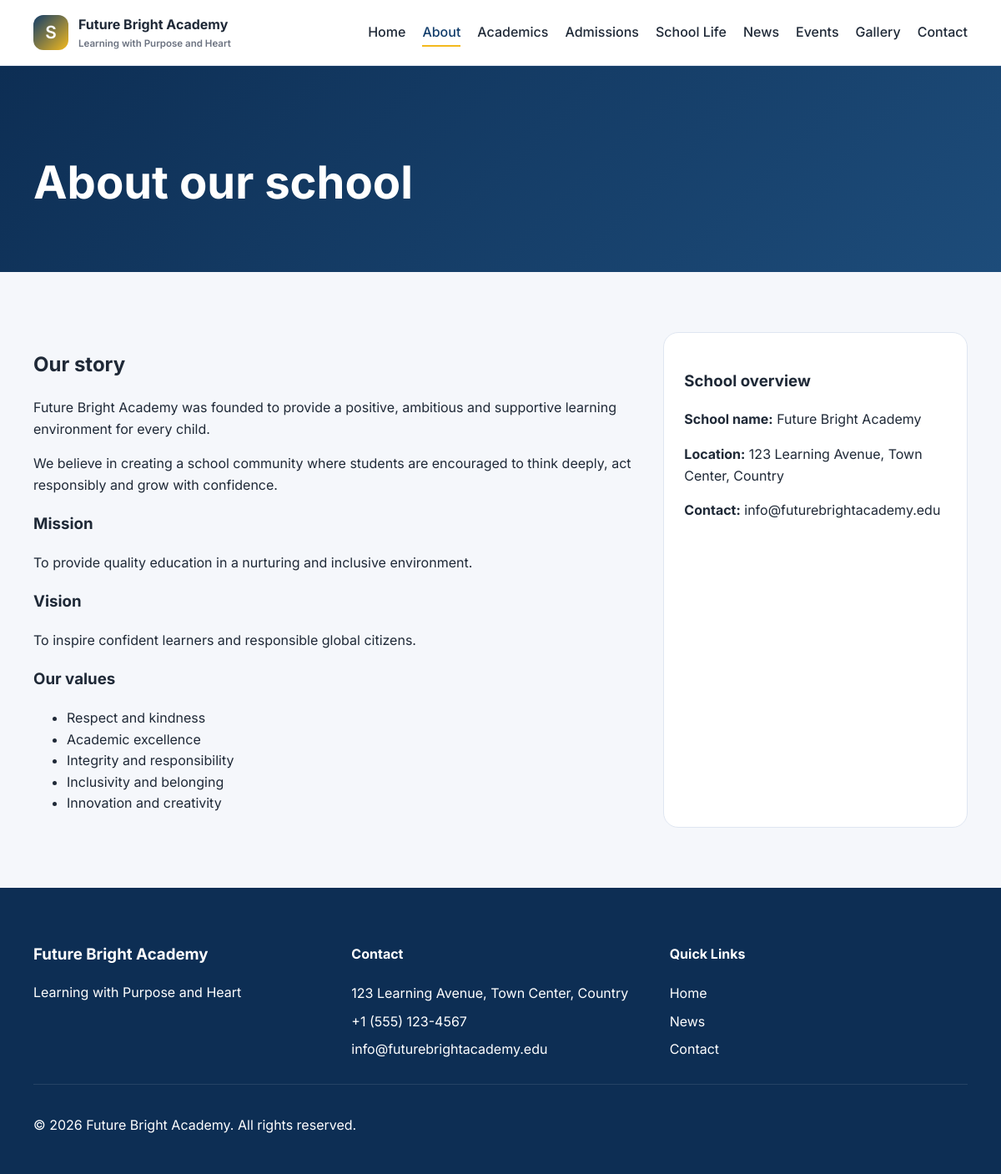
Page /about.php on the committed database.
### tables this page shows
CREATE TABLE IF NOT EXISTS school_settings (
    id INT AUTO_INCREMENT PRIMARY KEY,
    school_name VARCHAR(255) NOT NULL,
    school_tagline VARCHAR(255) DEFAULT NULL,
    school_email VARCHAR(180) DEFAULT NULL,
    school_phone VARCHAR(80) DEFAULT NULL,
    school_address VARCHAR(255) DEFAULT NULL,
    school_vision TEXT DEFAULT NULL,
    school_mission TEXT DEFAULT NULL,
    created_at TIMESTAMP DEFAULT CURRENT_TIMESTAMP
);

### includes/functions.php (called while the page is built, shortened)
<?php
require_once __DIR__ . '/database.php';
function e(string $value): string
{
    return htmlspecialchars($value, ENT_QUOTES, 'UTF-8');
}
function siteUrl(): string
{
    return BASE_URL === '' ? '/' : BASE_URL;
}
function currentYear(): string
{
    return date('Y');
}

### includes/database.php (called while the page is built, shortened)
<?php
require_once __DIR__ . '/config.php';
function getDbConnection(): ?PDO
{
    static $pdo = null;
    if ($pdo instanceof PDO) {
        return $pdo;
    }
    $dsn = 'mysql:host=' . DB_HOST . ';dbname=' . DB_NAME . ';charset=utf8mb4';
    try {
        $pdo = new PDO($dsn, DB_USER, DB_PASS, [
            PDO::ATTR_ERRMODE => PDO::ERRMODE_EXCEPTION,
            PDO::ATTR_DEFAULT_FETCH_MODE => PDO::FETCH_ASSOC,
            PDO::ATTR_EMULATE_PREPARES => false,
        ]);
        return $pdo;
    } catch (PDOException $exception) {
        return null;
    }
}
function fetchSchoolSettings(): array
{
    global $defaultSettings;
    $pdo = getDbConnection();
    try {
        $tables = $pdo->query("SHOW TABLES")->fetchAll(PDO::FETCH_COLUMN);
        $stmt = $pdo->query('SELECT * FROM school_settings ORDER BY id DESC LIMIT 1');
        $settings = $stmt->fetch();
        return array_merge($defaultSettings, $settings);
    } catch (PDOException $exception) {
        return $defaultSettings;
    }
}

### includes/config.php (called while the page is built, shortened)
<?php
$defaultSettings = [
    'school_name' => 'Future Bright Academy',
    'school_tagline' => 'Learning with Purpose and Heart',
    'school_email' => 'info@futurebrightacademy.edu',
    'school_phone' => '+1 (555) 123-4567',
    'school_address' => '123 Learning Avenue, Town Center, Country',
    'school_vision' => 'To inspire confident learners and responsible global citizens.',
    'school_mission' => 'To provide quality education in a nurturing and inclusive environment.'
];

### about.php (the view, shortened to what this page needs)
<?php
$currentPage = 'about.php';
require __DIR__ . '/includes/header.php';
$settings = fetchSchoolSettings();
?>
<main>
    <section class="page-banner">
        <div class="container">
            <h1>About our school</h1>
        </div>
    </section>
    <section class="page-content">
        <div class="container detail-layout">
            <div>
                <h2>Our story</h2>
                <p><?php echo e($settings['school_name'] ?? 'Our school'); ?> was founded to provide a positive, ambitious and supportive learning environment for every child.</p>
                <p>We believe in creating a school community where students are encouraged to think deeply, act responsibly and grow with confidence.</p>
                <h3>Mission</h3>
                <p><?php echo e($settings['school_mission'] ?? 'To nurture learners through relevant, engaging and inclusive education.'); ?></p>
                <h3>Vision</h3>
                <p><?php echo e($settings['school_vision'] ?? 'To inspire excellence and character through purposeful learning.'); ?></p>
                <h3>Our values</h3>
                <ul>
                    <li>Respect and kindness</li>
                    <li>Academic excellence</li>
                    <li>Integrity and responsibility</li>
                    <li>Inclusivity and belonging</li>
                    <li>Innovation and creativity</li>
                </ul>
            </div>
            <aside class="side-panel">
                <h3>School overview</h3>
                <p><strong>School name:</strong> <?php echo e($settings['school_name'] ?? 'School Name'); ?></p>
                <p><strong>Location:</strong> <?php echo e($settings['school_address'] ?? 'Address not set yet'); ?></p>
                <p><strong>Contact:</strong> <?php echo e($settings['school_email'] ?? 'Email not set yet'); ?></p>
            </aside>
        </div>
    </section>
</main>
<?php require __DIR__ . '/includes/footer.php'; ?>

### includes/header.php (shortened to what this page needs)
<?php
require_once __DIR__ . '/functions.php';
$settings = fetchSchoolSettings();
?>
<!DOCTYPE html>
<html lang="en">
<head>
    <link rel="stylesheet" href="<?php echo BASE_URL; ?>/assets/css/style.css">
</head>
<body>
    <?php require __DIR__ . '/navbar.php'; ?>

### includes/navbar.php (shortened to what this page needs)
<?php
$settings = fetchSchoolSettings();
$siteName = $settings['school_name'] ?? 'School Website';
$currentPage = $currentPage ?? basename($_SERVER['PHP_SELF']);
$navItems = [
    ['label' => 'Home', 'url' => BASE_URL . '/', 'file' => 'index.php'],
    ['label' => 'About', 'url' => BASE_URL . '/about.php', 'file' => 'about.php'],
    ['label' => 'Academics', 'url' => BASE_URL . '/academics.php', 'file' => 'academics.php'],
    ['label' => 'Admissions', 'url' => BASE_URL . '/admissions.php', 'file' => 'admissions.php'],
    ['label' => 'School Life', 'url' => BASE_URL . '/school-life.php', 'file' => 'school-life.php'],
    ['label' => 'News', 'url' => BASE_URL . '/news.php', 'file' => 'news.php'],
    ['label' => 'Events', 'url' => BASE_URL . '/events.php', 'file' => 'events.php'],
    ['label' => 'Gallery', 'url' => BASE_URL . '/gallery.php', 'file' => 'gallery.php'],
    ['label' => 'Contact', 'url' => BASE_URL . '/contact.php', 'file' => 'contact.php'],
];
?>
<header class="site-header">
    <div class="container nav-wrap">
        <a href="<?php echo e(siteUrl()); ?>" class="brand" aria-label="Home">
            <span class="brand-mark">S</span>
            <span>
                <strong><?php echo e($siteName); ?></strong>
                <small><?php echo e($settings['school_tagline'] ?? 'Learning with Purpose'); ?></small>
            </span>
        </a>
        <nav class="main-nav" aria-label="Main navigation">
            <ul>
                <?php foreach ($navItems as $item): ?>
                    <li>
                        <a href="<?php echo $item['url']; ?>" class="<?php echo ($item['file'] === $currentPage) ? 'active' : ''; ?>">
                            <?php echo e($item['label']); ?>
                        </a>
                    </li>
                <?php endforeach; ?>
            </ul>
        </nav>
    </div>
</header>

### includes/footer.php (shortened to what this page needs)
<footer class="site-footer">
    <div class="container footer-grid">
        <div>
            <h3><?php echo e($siteName ?? 'School Website'); ?></h3>
            <p><?php echo e($settings['school_tagline'] ?? 'Learning with Purpose and Heart'); ?></p>
        </div>
        <div>
            <h4>Contact</h4>
            <ul>
                <li><?php echo e($settings['school_address'] ?? 'Address not set yet'); ?></li>
                <li><?php echo e($settings['school_phone'] ?? 'Phone not set yet'); ?></li>
                <li><?php echo e($settings['school_email'] ?? 'Email not set yet'); ?></li>
            </ul>
        </div>
        <div>
            <h4>Quick Links</h4>
            <ul>
                <li><a href="<?php echo e(siteUrl()); ?>">Home</a></li>
                <li><a href="<?php echo BASE_URL; ?>/news.php">News</a></li>
                <li><a href="<?php echo BASE_URL; ?>/contact.php">Contact</a></li>
            </ul>
        </div>
    </div>
    <div class="container footer-bottom">
        <p>© <?php echo e(currentYear()); ?> <?php echo e($siteName ?? 'School Website'); ?>. All rights reserved.</p>
    </div>
</footer>
</body>
</html>

### assets/css/style.css (style rules this page uses)
:root { --primary: #123d6b; --primary-dark: #0d2e54; --secondary: #f3b91d; --accent: #eaf2ff; --bg: #f5f7fb; --text: #1f2937; --muted: #6b7280; --white: #ffffff; --border: #dfe6f1; --shadow: 0 16px 40px rgba(17, 34, 66, 0.08); }
* { box-sizing: border-box; }
html { scroll-behavior: smooth; }
body { margin: 0; font-family: 'Inter', sans-serif; background: var(--bg); color: var(--text); line-height: 1.6; }
a { color: var(--primary); text-decoration: none; }
.container { width: min(1120px, calc(100% - 32px)); margin: 0 auto; }
.site-header { background: var(--white); border-bottom: 1px solid var(--border); position: sticky; top: 0; z-index: 10; }
.nav-wrap { display: flex; align-items: center; justify-content: space-between; gap: 20px; min-height: 78px; }
.brand { display: inline-flex; align-items: center; gap: 12px; color: var(--text); font-weight: 600; }
.brand-mark { width: 42px; height: 42px; border-radius: 12px; display: grid; place-items: center; background: linear-gradient(135deg, var(--primary), var(--secondary)); color: var(--white); font-size: 1.3rem; }
.brand strong, .brand small { display: block; }
.brand small { color: var(--muted); font-size: 0.72rem; }
.main-nav ul { display: flex; align-items: center; list-style: none; gap: 20px; margin: 0; padding: 0; }
.main-nav a { color: var(--text); font-weight: 500; position: relative; }
.main-nav a.active, .main-nav a:hover { color: var(--primary); }
.main-nav a.active::after, .main-nav a:hover::after { content: ''; position: absolute; left: 0; bottom: -8px; width: 100%; height: 2px; background: var(--secondary); }
.grid-3, .grid-4, .stats-grid, .footer-grid { display: grid; gap: 24px; }
.page-banner { background: linear-gradient(135deg, #0d2e54, #1d4c7a); color: var(--white); padding: 96px 0 64px; }
.page-banner h1 { margin: 0; font-size: clamp(2rem, 5vw, 3.4rem); }
.page-content { padding: 72px 0; }
.detail-layout { display: grid; grid-template-columns: 2fr 1fr; gap: 26px; }
.side-panel { background: var(--white); border: 1px solid var(--border); border-radius: 18px; padding: 24px; }
.site-footer { background: var(--primary-dark); color: var(--white); padding-top: 46px; }
.footer-grid { grid-template-columns: repeat(3, minmax(0, 1fr)); }
.site-footer h3, .site-footer h4, .site-footer a, .site-footer li, .site-footer p { color: var(--white); }
.site-footer ul { list-style: none; padding: 0; margin: 0; display: grid; gap: 8px; }
.footer-bottom { border-top: 1px solid rgba(255,255,255,0.1); margin-top: 28px; padding: 20px 0 30px; }

### rows in the picture
school_settings: school_name "Future Bright Academy", school_tagline "Learning with Purpose and Heart", school_mission "To provide quality education in a nurturing and inclusive environment.", school_vision "To inspire confident learners and responsible global citizens.", school_address "123 Learning Avenue, Town Center, Country", school_email "info@futurebrightacademy.edu", school_phone "+1 (555) 123-4567"

### other values in the picture
$item['label'] "Home"
$item['label'] "About"
$item['label'] "Academics"
$item['label'] "Admissions"
$item['label'] "School Life"
$item['label'] "News"
$item['label'] "Events"
$item['label'] "Gallery"
$item['label'] "Contact"
currentYear() "2026"
